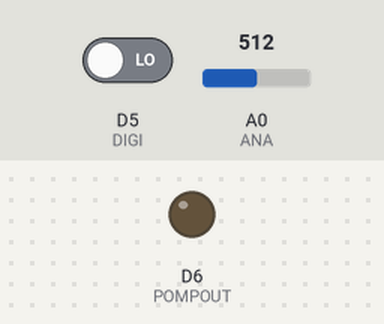
A sketch run on a simulated ESP8266 (NodeMCU). Parts: output pins drawn as LEDs (lit = HIGH). The inputs (shaded band) are chosen by the test bench; at power-on: D5 (DIGI) LOW, A0 (ANA) = 512. Pins used as bus, display or sensor lines are not drawn; what the sketch prints to the serial monitor is not drawn.

Above: at 1.0 s.
At 3.6 s:
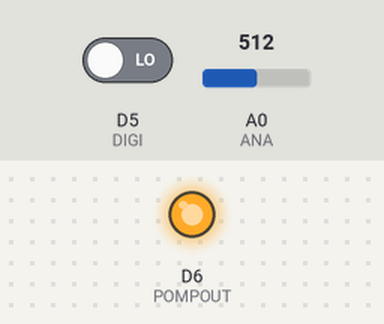
Timing chart, 0 to 6.6 s (numbered marks = the images above):
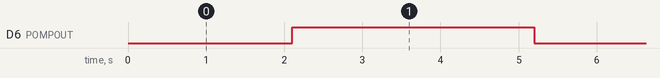

The sketch:

PumpTesting.ino
```cpp
#define ANA A0
#define DIGI D5
#define SENSOR D7
#define POMPOUT D6

double analogValue = 0.0;
int digitalValue = 0;
double analogVolts = 0.0;
unsigned long timeHolder = 0;

void setup() {
  // put your setup code here, to run once:
  pinMode(ANA, INPUT);
  pinMode(DIGI, INPUT);
  pinMode(SENSOR, OUTPUT);
  pinMode(POMPOUT, OUTPUT);
  Serial.begin(115200);
  Serial.println("Test");
}

void loop() {
  digitalWrite(SENSOR, HIGH);
  delay(100);
  analogValue = analogRead(ANA);
  digitalValue = digitalRead(DIGI);
  digitalWrite(SENSOR, LOW);
  // Serial data
  Serial.print("Analog raw: ");
  Serial.println(analogValue);
  Serial.print("Digital raw: ");
  Serial.println(digitalValue);
  Serial.println("Pumping");
  digitalWrite(POMPOUT, LOW);
  delay(2000);
  digitalWrite(POMPOUT, HIGH);
  delay(3000);
  Serial.println(" ");
}
```

Measured:
- by itself, D6 (POMPOUT): alternates HIGH for 3.1 s and LOW for 2.0 s
